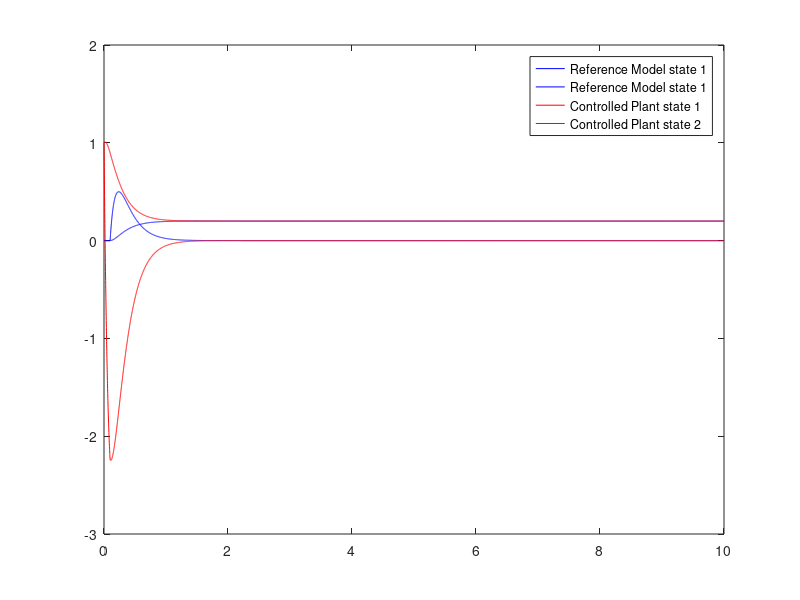
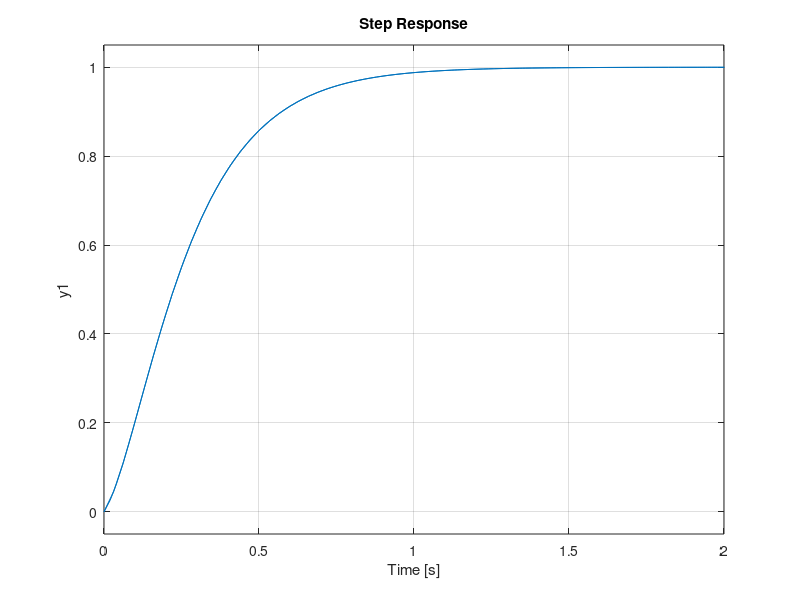

The MATLAB script that drew these images, in order:
%%% This script calculates the optimal gain parameters k and l for a model
%%% reference controller. The aim of the controller is to make the output
%%% of the plant follow a reference model. 
close all
clear
clc
%% System description
Yp = tf([1 1.5],[1 0.75 2.5]);
Ym = tf([1 50],[1 15 50]);
%% Rewrite to State Space
Ap = [-0.75 -2.5;1 0]; Bp = [1;0]; Cp = [1 1.5]; Dp = 0;
yp = ss(Ap,Bp,Cp,Dp);
Am = [-15 -50;1 0]; Bm = [1;0]; Cm = [1 50]; Dm = 0;
ym = ss(Am,Bm,Cm,Dm);
%% Determine full state MRC
K = Bp\(Ap-Am);
L = Bp\Bm;
%% Simulate the full state MRC
r = zeros(1,10000); r(100:10000) = 10;
t = linspace(0,10,10000);
[yms,t,xms] = lsim(ym,r,t);
MRC_FS = ss(Ap-Bp*K,Bp*L,Cp,Dp); yp0 = [1;1];
[Yps,t,xps] = lsim(MRC_FS,r,t,yp0);
% Plot results
figure
plot(t,xms(:,1),'b',t,xms(:,2),'b',t,xps(:,1),'r',t,xps(:,2),'r')
legend('Reference Model state 1','Reference Model state 1','Controlled Plant state 1','Controlled Plant state 2')
%% MRC output measurement controller design (Calculating theta)
% Plant/ref mod parameters
Mp  =2; Np = 3;n_star = 1; Kp = 1;
Km = 1; b1 = 1; b0 = 1.5; a1 = 0.75; a0 = 2.5;
% Controller parameters
c0 = Km/Kp;
A = [1 0 1;0.75 1 51.5;2.5 1.5 75];
b = [34.25;-32.5;50];
theta = A\b;
%% MRC output measurement controller design (Rp = Hurwitz)
% As Rp is Hurwitz (Complex eigenvalues with real -0.375), we can take a
% simplified controller as given in equation 6.3.7 from the book. 
Zp = tf([1 1.5],[1]); Rp = tf([1 0.75 2.5],[1]);
Zm = tf([1 50],[1]); Rm = tf([1 15 50],[1]);
MRC_OM1 = Km/Kp*Zm/Rm*Rp/Zp; Yh = MRC_OM1*Yp;
figure
step(Yh)
hold on
step(Ym)
